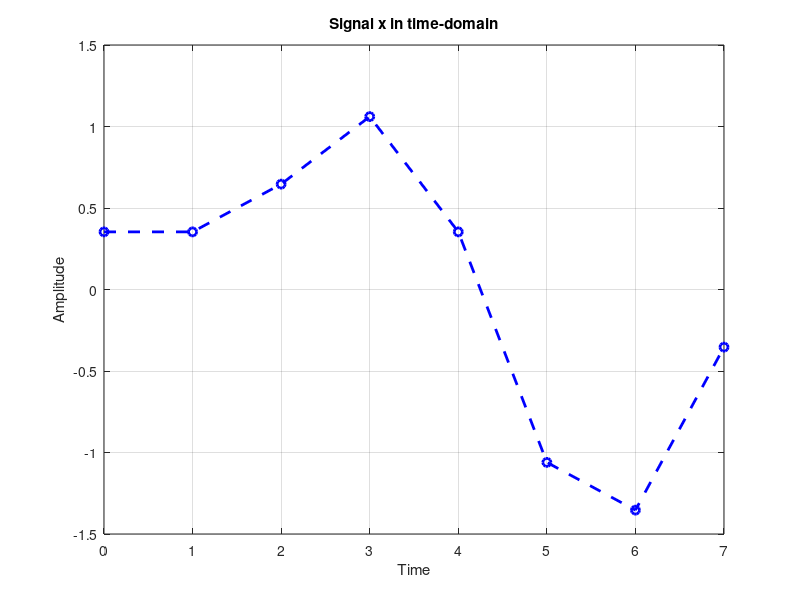

MATLAB code to generate this figure: (Note: this script raises an error after producing the figure.)
%% DFT example (using exponential form of DFT equation)
clc;
clear all;
close all;
N = 8;                 %DFT Points
Fs = 8*1e3;         % Sampling frequency 8KHz
Ts = 1/Fs;
t = 0:N-1;
x = sin(2*pi*1000*t*Ts)+0.5*sin(2*pi*2000*t*Ts+(3*pi/4));

% Plot first N discrete values of continuous signal x :
 figure(1)
 plot(t,x,'b--o','LineWidth',2)   
 xlabel('Time')
 ylabel('Amplitude')
 title('Signal x in time-domain')
 grid on

%% DFT using Matlab builtin function: 

% n_1 = length(x);
% dft_matlab = x*dftmtx(n_1);

%% DFT using exponential equation:
[X_exp,X_mag,X_ang] = dft(x, N);
figure(2)
X_real = real(X_exp);
stem(t,X_real,'r','LineWidth',2)
grid on
title('Real part')
xlabel('Frequency(KHz)')
ylabel('Amplitude')

figure(3)
X_imag = imag(X_exp);
stem(t,X_imag,'g','LineWidth',2)
grid on
title('Imaginary part')
xlabel('Frequency(KHz)')
ylabel('Amplitude')

figure(4)
stem(t,X_mag,'k','LineWidth',2)
grid on;
title('Magnitude')
xlabel('Frequency(KHz)')
ylabel('Magnitude')

figure(5)
stem(t,X_ang,'b','LineWidth',2)
grid on;
title('Phase angle in Degree')
xlabel('Frequency(KHz)')
ylabel('Degree')